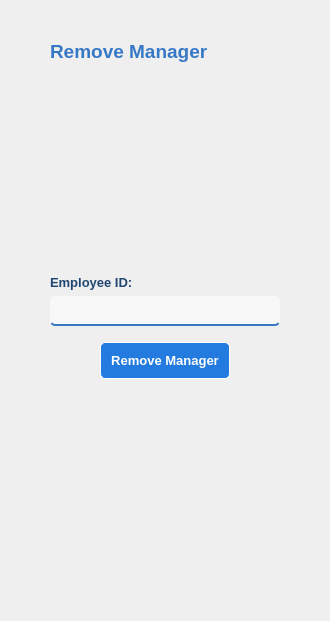
            <widget class="QWidget" name="removeManager">
             <property name="styleSheet">
              <string notr="true">#removeManager {
	background-color: transparent;
}

#removeMngrLabel {
	color: rgb(55, 120, 198);
}

#empID_4 {
	color: rgb(31, 70, 112);
}

#removeMngrLE{
	border-top: none;
	border-left: none;
	border-right: none;
	border-bottom: 2px solid rgb(55, 120, 198);
	border-radius: 5px;
	padding: 3px;
	background-color: rgba(255, 255, 255, 150);
	color: rgb(31, 70, 112);
}

#removeMngrButton {
	margin: 10px 50px 10px 50px;
	padding: 10px;
	background-color: rgb(35, 123, 223);
	border: 1px solid white;
	border-radius: 5px;
	color: white;
}

#removeMngrButton:hover {
	background-color: qlineargradient(spread:pad, x1:0.5, y1:1, x2:0.5, y2:0, stop:0 rgba(0, 83, 178, 255), stop:0.567164 rgba(56, 144, 244, 255));
}</string>
             </property>
             <layout class="QVBoxLayout" name="verticalLayout_12">
              <property name="leftMargin">
               <number>50</number>
              </property>
              <property name="topMargin">
               <number>40</number>
              </property>
              <property name="rightMargin">
               <number>50</number>
              </property>
              <item>
               <widget class="QLabel" name="removeMngrLabel">
                <property name="font">
                 <font>
                  <family>Segoe UI</family>
                  <pointsize>14</pointsize>
                  <weight>75</weight>
                  <bold>true</bold>
                 </font>
                </property>
                <property name="text">
                 <string>Remove Manager</string>
                </property>
               </widget>
              </item>
              <item alignment="Qt::AlignHCenter">
               <widget class="QLabel" name="picLabel_4">
                <property name="minimumSize">
                 <size>
                  <width>200</width>
                  <height>200</height>
                 </size>
                </property>
                <property name="maximumSize">
                 <size>
                  <width>200</width>
                  <height>200</height>
                 </size>
                </property>
                <property name="sizeIncrement">
                 <size>
                  <width>0</width>
                  <height>0</height>
                 </size>
                </property>
                <property name="baseSize">
                 <size>
                  <width>0</width>
                  <height>0</height>
                 </size>
                </property>
                <property name="autoFillBackground">
                 <bool>false</bool>
                </property>
                <property name="text">
                 <string/>
                </property>
                <property name="pixmap">
                 <pixmap>icons/delete-user.png</pixmap>
                </property>
                <property name="scaledContents">
                 <bool>true</bool>
                </property>
               </widget>
              </item>
              <item>
               <widget class="QLabel" name="empID_4">
                <property name="font">
                 <font>
                  <family>Segoe UI</family>
                  <pointsize>10</pointsize>
                  <weight>75</weight>
                  <bold>true</bold>
                 </font>
                </property>
                <property name="text">
                 <string>Employee ID:</string>
                </property>
               </widget>
              </item>
              <item>
               <widget class="QLineEdit" name="removeMngrLE">
                <property name="minimumSize">
                 <size>
                  <width>0</width>
                  <height>30</height>
                 </size>
                </property>
                <property name="font">
                 <font>
                  <family>Segoe UI</family>
                  <pointsize>10</pointsize>
                 </font>
                </property>
               </widget>
              </item>
              <item>
               <widget class="QPushButton" name="removeMngrButton">
                <property name="font">
                 <font>
                  <family>Segoe UI</family>
                  <pointsize>10</pointsize>
                  <weight>75</weight>
                  <bold>true</bold>
                 </font>
                </property>
                <property name="text">
                 <string>Remove Manager</string>
                </property>
               </widget>
              </item>
              <item>
               <spacer name="verticalSpacer_5">
                <property name="orientation">
                 <enum>Qt::Vertical</enum>
                </property>
                <property name="sizeHint" stdset="0">
                 <size>
                  <width>20</width>
                  <height>221</height>
                 </size>
                </property>
               </spacer>
              </item>
             </layout>
            </widget>
